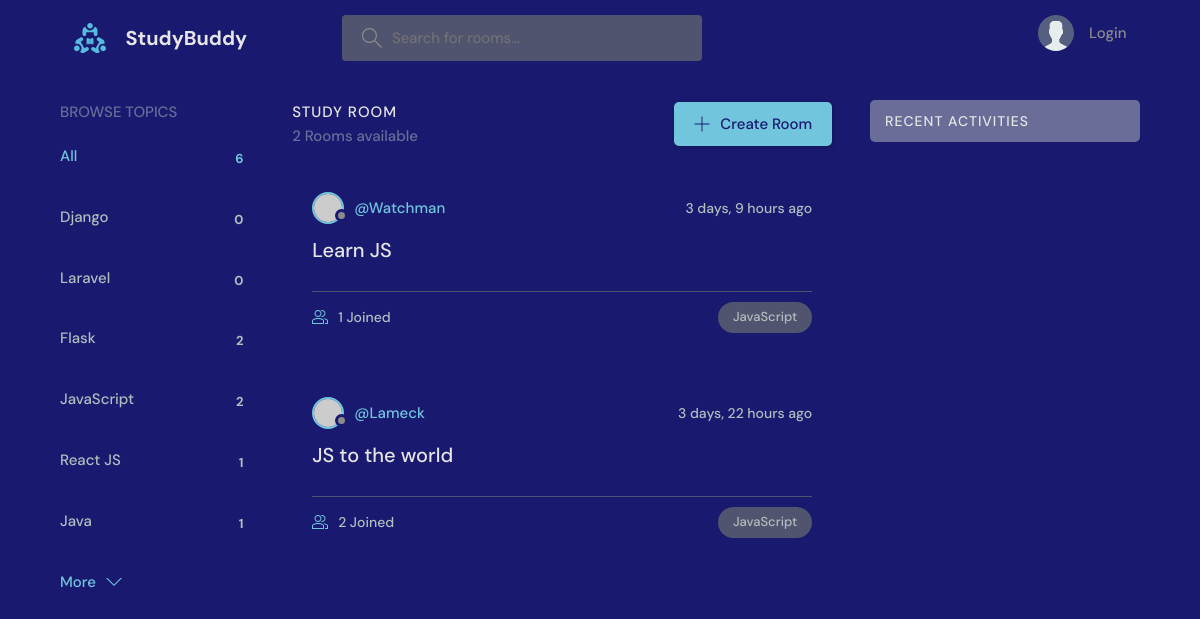
Screenshot of /?q=JavaScript with the database file from the repository.
### playground/models.py (models this page shows, shortened)
class Topic(models.Model):
    name = models.CharField(max_length=200)
    def __str__(self):
        return self.name

class Room(models.Model):
    host = models.ForeignKey(User, on_delete=models.SET_NULL, null=True)
    topic = models.ForeignKey(Topic, on_delete=models.SET_NULL, null=True)
    name = models.CharField(max_length=200)
    description = models.TextField(null=True, blank=True)
    participants = models.ManyToManyField(User, related_name="participarts", blank=True)
    updated = models.DateTimeField(auto_now=True)
    created = models.DateTimeField(auto_now_add=True)
    class Meta:
        ordering = ["-updated", "-created"]

### playground/views.py (the view)
# urls.py: path("", views.home, name="home"),
def home(request):
    q = request.GET.get("q") if request.GET.get("q") != None else ""
    rooms = Room.objects.filter(
        Q(topic__name__icontains=q)
        | Q(name__icontains=q)
        | Q(description__icontains=q),
    )
    room_count = rooms.count()
    topics = Topic.objects.all()
    room_messages = Messages.objects.filter(Q(room__name__icontains=q))
    context = {
        "rooms": rooms,
        "topics": topics,
        "room_count": room_count,
        "room_messages": room_messages,
    }
    return render(request, "playground/home.html", context)

### playground/templates/playground/home.html (shortened to what this page needs)
 {% extends 'main.html' %}
 {% block content %}
    <main class="layout layout--3">
      <div class="container">
       {% include 'playground/topics_component.html' %}
        <div class="roomList">
          <div class="roomList__header">
            <div>
              <h2>Study Room</h2>
              <p>{{ room_count }} Rooms available</p>
            </div>
            <a class="btn btn--main" href="{% url 'create-room' %}">
              <svg version="1.1" xmlns="http://www.w3.org/2000/svg" width="32" height="32" viewBox="0 0 32 32">
                <title>add</title>
                <path
                  d="M16.943 0.943h-1.885v14.115h-14.115v1.885h14.115v14.115h1.885v-14.115h14.115v-1.885h-14.115v-14.115z"
                ></path>
              </svg>
              Create Room
            </a>
          </div>
          {% include 'playground/feeds_component.html' %}
        </div>
{% include 'playground/activity_component.html' %}
      </div>
    </main>
 {% endblock content %}

### playground/templates/playground/topics_component.html
<div class="topics">
    <div class="topics__header">
      <h2>Browse Topics</h2>
    </div>
    <ul class="topics__list">
      <li>
        <a href="{% url 'home' %}" class="active">All <span>{{ topics.count }}</span></a>
      </li>
{% for topic in topics %}
      <li>
        <a href="{% url 'home' %}?q={{ topic.name }}"> {{ topic.name }} <span>{{ topic.room_set.all.count }}</span></a>
      </li>
{% endfor %}
    </ul>
    <a class="btn btn--link" href="topics.html">
      More
      <svg version="1.1" xmlns="http://www.w3.org/2000/svg" width="32" height="32" viewBox="0 0 32 32">
        <title>chevron-down</title>
        <path d="M16 21l-13-13h-3l16 16 16-16h-3l-13 13z"></path>
      </svg>
    </a>
  </div>

### playground/templates/playground/feeds_component.html (shortened to what this page needs)
{% for room in rooms %}
<div class="roomListRoom">
   <div class="roomListRoom__header">
     <a href=" {% url 'profile' room.host.id %}" class="roomListRoom__author">
       <div class="avatar avatar--small">
         <img src="https://randomuser.me/api/portraits/women/11.jpg" />
       </div>
       <span>@{{ room.host.username }}</span>
     </a>
     <div class="roomListRoom__actions">
       <span>{{ room.created|timesince }} ago</span>
     </div>
   </div>
   <div class="roomListRoom__content">
     <a href="{% url 'room' room.id %}">{{ room.name }}</a>
   </div>
   <div class="roomListRoom__meta">
     <a href="{% url 'room' room.id %}" class="roomListRoom__joined">
       {{ room.participants.count }} Joined
     </a>
     <p class="roomListRoom__topic">{{ room.topic }}</p>
   </div>
 </div>
 {% endfor %}

### static/styles/style.css (style rules this page uses)
:root { --color-main: #71c6dd; --color-main-light: #e1f6fb; --color-dark: midnightblue; --color-dark-medium: #51546e; --color-dark-light: #696d97; --color-light: #e5e5e5; --color-gray: #8b8b8b; --color-light-gray: #b2bdbd; --color-bg: midnightblue; --color-success: #5dd693; --color-error: #fc4b0b; }
* { font-family: "DM Sans", -apple-system, BlinkMacSystemFont, "Segoe UI", Roboto, Oxygen, Ubuntu, Cantarell, "Open Sans", "Helvetica Neue", sans-serif; margin: 0; padding: 0; box-sizing: border-box; text-rendering: optimizeLegibility; font-size: inherit; }
html { font-size: 56.25%; }
@media only screen and (min-width: 1200px) { html { font-size: 62.5%; } }
body { line-height: 1.6; font-weight: 400; font-size: 1.5rem; color: var(--color-light-gray); background-color: var(--color-bg); min-height: 100vh; }
img { width: 100%; }
a { display: inline-block; color: var(--color-main); text-decoration: none; }
.container { max-width: 120rem; width: 90%; margin: auto; }
.btn { background-color: transparent; border: none; display: inline-flex; align-items: center; gap: 1rem; cursor: pointer; transition: all ease-in-out 0.3s; padding: 1rem 2rem; border-radius: 5px; box-shadow: 1px 1px 3px 1px rgba(0, 0, 0, 0.15); font-weight: 500; }
.btn--link { border-radius: 0; padding: 0; color: var(--color-main); box-shadow: none; }
.btn--main { background-color: var(--color-main); color: var(--color-dark); }
.btn > svg { fill: currentColor; width: 1.6rem; height: 1.6rem; }
.avatar { position: relative; display: inline-block; border-radius: 50%; border: 2px solid var(--color-main); }
.avatar img { display: block; border-radius: 50%; object-fit: cover; object-position: center; }
.avatar::after { content: ""; display: block; position: absolute; background-color: var(--color-gray); z-index: 111; border-radius: 50%; border: 0.3rem solid var(--color-dark); }
.avatar.avatar--small img { width: 2.8rem; height: 2.8rem; }
.avatar.avatar--small:after { width: 0.7rem; height: 0.7rem; bottom: 0px; right: -6px; }
.layout { margin-top: 2.4rem; }
.layout > .container { display: flex; justify-content: space-between; align-items: flex-start; }
.layout--3 > .container > div:first-child { flex-basis: 18%; max-width: 22.5rem; }
.layout--3 > .container > div:nth-child(2) { flex-basis: 50%; }
.topics__header { margin-bottom: 2rem; }
.topics__header h2 { text-transform: uppercase; font-weight: 500; color: var(--color-dark-light); }
.topics__list { list-style: none; }
.topics__list li a { display: flex; justify-content: space-between; margin-bottom: 3rem; font-weight: 500; color: var(--color-light-gray); transition: all 0.3s ease-in-out; }
.topics__list li a.active, .topics__list li a:hover { color: var(--color-main); }
.topics__list li a span { padding: 0.5rem 1rem; background-color: var(--color-dark); border-radius: 3px; font-size: 1.3rem; font-weight: 700; letter-spacing: 1px; }
.roomList__header { display: flex; justify-content: space-between; align-items: center; margin-bottom: 2.4rem; }
.roomList__header h2 { text-transform: uppercase; font-weight: 500; color: var(--color-light); letter-spacing: 1px; }
.roomList__header p { font-weight: 500; color: var(--color-dark-light); }
.roomListRoom { margin-bottom: 2.4rem; background-color: var(--color-dark); border-radius: 1rem; padding: 2rem; }
.roomListRoom__header { display: flex; justify-content: space-between; align-items: center; }
.roomListRoom__author { font-weight: 500; display: flex; align-items: center; gap: 1rem; }
.roomListRoom__actions { display: flex; align-items: flex-start; gap: 1rem; position: relative; }
.roomListRoom__actions span { font-size: 1.4rem; font-weight: 500; }
.roomListRoom__content { margin: 1rem 0; }
.roomListRoom__content a { font-size: 2rem; font-weight: 500; margin-bottom: 1.5rem; color: var(--color-light); transition: all 0.3s ease-in-out; }
.roomListRoom__meta { border-top: 1px solid var(--color-dark-medium); padding-top: 1rem; display: flex; align-items: center; justify-content: space-between; }
.roomListRoom__joined { color: var(--color-light-gray); display: flex; align-items: center; gap: 1rem; font-size: 1.4rem; font-weight: 500; }
.roomListRoom__joined svg { fill: var(--color-main); width: 1.6rem; height: 1.6rem; }
.roomListRoom__topic { padding: 5px 1.5rem; background-color: var(--color-dark-medium); border-radius: 5rem; font-weight: 500; font-size: 1.3rem; }

### rows the page displays
Topic: name "Django", room_set.all.count "0"
Topic: name "Laravel", room_set.all.count "0"
Topic: name "Flask", room_set.all.count "2"
Topic: name "JavaScript", room_set.all.count "2"
Topic: name "React JS", room_set.all.count "1"
Topic: name "Java", room_set.all.count "1"
Room: host.username "Watchman", created "3 days, 9 hours", name "Learn JS", participants.count "1", topic "JavaScript"
Room: host.username "Lameck", created "3 days, 22 hours", name "JS to the world", participants.count "2", topic "JavaScript"

### other values shown
{{ topics.count }} "6"
{{ room_count }} "2"
